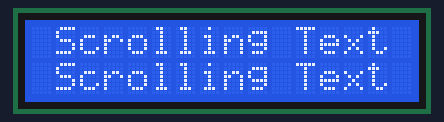
The sketch below on a simulated Arduino Uno, built with avr-gcc and run on an emulated ATmega328P. Shown: 16×2 character LCD.

Above: at 0.24 s.
At 1.14 s:
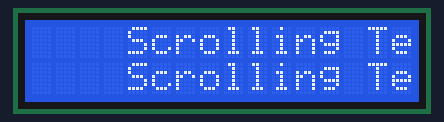
At 2.34 s:
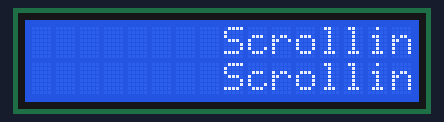
At 4.7 s:
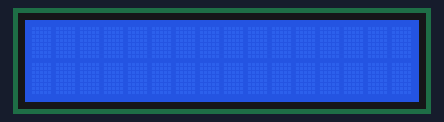
At 8.66 s:
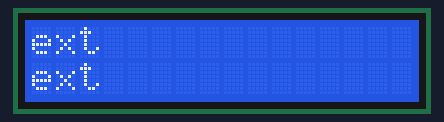
At 12.88 s:
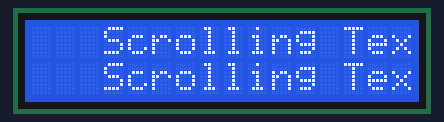

The sketch:

lcd-scrollLeft.ino
```cpp
#include <LiquidCrystal_I2C.h>
LiquidCrystal_I2C lcd(0x27, 16, 2);

void setup() {
  lcd.init();
  lcd.backlight();

  lcd.print("Scrolling Text");
  lcd.setCursor(0, 1);

  lcd.print("Scrolling Text");
  lcd.setCursor(9, 2);
}

void loop() {
  lcd.scrollDisplayRight();
  delay(300);
}
```

Measured:
- by itself, everything shown: repeats every 12.0 s, in 30 steps
- what the display in image 3 shows lasts 3.3 s, from 4.6 s to 7.9 s
